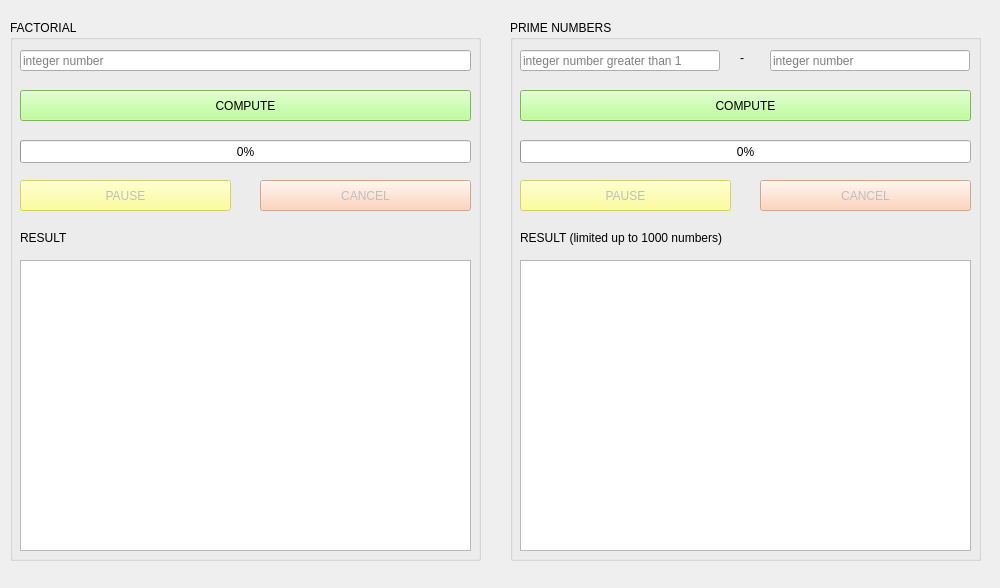
<?xml version="1.0" encoding="UTF-8"?>
<ui version="4.0">
 <class>MainWindow</class>
 <widget class="QMainWindow" name="MainWindow">
  <property name="geometry">
   <rect>
    <x>0</x>
    <y>0</y>
    <width>1000</width>
    <height>588</height>
   </rect>
  </property>
  <property name="windowTitle">
   <string>MainWindow</string>
  </property>
  <widget class="QWidget" name="centralwidget">
   <widget class="QGroupBox" name="groupBox">
    <property name="geometry">
     <rect>
      <x>10</x>
      <y>20</y>
      <width>471</width>
      <height>541</height>
     </rect>
    </property>
    <property name="title">
     <string>FACTORIAL</string>
    </property>
    <widget class="QLineEdit" name="factInput">
     <property name="geometry">
      <rect>
       <x>10</x>
       <y>30</y>
       <width>451</width>
       <height>21</height>
      </rect>
     </property>
     <property name="toolTip">
      <string/>
     </property>
     <property name="statusTip">
      <string/>
     </property>
     <property name="inputMethodHints">
      <set>Qt::ImhDigitsOnly</set>
     </property>
     <property name="placeholderText">
      <string>integer number</string>
     </property>
    </widget>
    <widget class="QPushButton" name="factCompute">
     <property name="geometry">
      <rect>
       <x>10</x>
       <y>70</y>
       <width>451</width>
       <height>31</height>
      </rect>
     </property>
     <property name="styleSheet">
      <string notr="true">background-color: rgb(170, 255, 127);</string>
     </property>
     <property name="text">
      <string>COMPUTE</string>
     </property>
    </widget>
    <widget class="QProgressBar" name="factProgress">
     <property name="geometry">
      <rect>
       <x>10</x>
       <y>120</y>
       <width>451</width>
       <height>23</height>
      </rect>
     </property>
     <property name="styleSheet">
      <string notr="true"/>
     </property>
     <property name="value">
      <number>0</number>
     </property>
    </widget>
    <widget class="QPushButton" name="factPause">
     <property name="enabled">
      <bool>false</bool>
     </property>
     <property name="geometry">
      <rect>
       <x>10</x>
       <y>160</y>
       <width>211</width>
       <height>31</height>
      </rect>
     </property>
     <property name="styleSheet">
      <string notr="true">background-color: rgb(255, 255, 127);</string>
     </property>
     <property name="text">
      <string>PAUSE</string>
     </property>
    </widget>
    <widget class="QPushButton" name="factCancel">
     <property name="enabled">
      <bool>false</bool>
     </property>
     <property name="geometry">
      <rect>
       <x>250</x>
       <y>160</y>
       <width>211</width>
       <height>31</height>
      </rect>
     </property>
     <property name="styleSheet">
      <string notr="true">background-color: rgb(255, 201, 170);</string>
     </property>
     <property name="text">
      <string>CANCEL</string>
     </property>
    </widget>
    <widget class="QLabel" name="label">
     <property name="geometry">
      <rect>
       <x>10</x>
       <y>210</y>
       <width>71</width>
       <height>16</height>
      </rect>
     </property>
     <property name="text">
      <string>RESULT</string>
     </property>
    </widget>
    <widget class="QTextEdit" name="factResult">
     <property name="geometry">
      <rect>
       <x>10</x>
       <y>240</y>
       <width>451</width>
       <height>291</height>
      </rect>
     </property>
     <property name="readOnly">
      <bool>true</bool>
     </property>
    </widget>
   </widget>
   <widget class="QGroupBox" name="groupBox_2">
    <property name="geometry">
     <rect>
      <x>510</x>
      <y>20</y>
      <width>471</width>
      <height>541</height>
     </rect>
    </property>
    <property name="title">
     <string>PRIME NUMBERS</string>
    </property>
    <widget class="QLineEdit" name="primeFromInput">
     <property name="geometry">
      <rect>
       <x>10</x>
       <y>30</y>
       <width>200</width>
       <height>21</height>
      </rect>
     </property>
     <property name="inputMethodHints">
      <set>Qt::ImhDigitsOnly</set>
     </property>
     <property name="placeholderText">
      <string>integer number greater than 1</string>
     </property>
    </widget>
    <widget class="QPushButton" name="primeCompute">
     <property name="geometry">
      <rect>
       <x>10</x>
       <y>70</y>
       <width>451</width>
       <height>31</height>
      </rect>
     </property>
     <property name="styleSheet">
      <string notr="true">background-color: rgb(170, 255, 127);</string>
     </property>
     <property name="text">
      <string>COMPUTE</string>
     </property>
    </widget>
    <widget class="QProgressBar" name="primeProgress">
     <property name="geometry">
      <rect>
       <x>10</x>
       <y>120</y>
       <width>451</width>
       <height>23</height>
      </rect>
     </property>
     <property name="value">
      <number>0</number>
     </property>
    </widget>
    <widget class="QPushButton" name="primePause">
     <property name="enabled">
      <bool>false</bool>
     </property>
     <property name="geometry">
      <rect>
       <x>10</x>
       <y>160</y>
       <width>211</width>
       <height>31</height>
      </rect>
     </property>
     <property name="styleSheet">
      <string notr="true">background-color: rgb(255, 255, 127);</string>
     </property>
     <property name="text">
      <string>PAUSE</string>
     </property>
    </widget>
    <widget class="QPushButton" name="primeCancel">
     <property name="enabled">
      <bool>false</bool>
     </property>
     <property name="geometry">
      <rect>
       <x>250</x>
       <y>160</y>
       <width>211</width>
       <height>31</height>
      </rect>
     </property>
     <property name="styleSheet">
      <string notr="true">background-color: rgb(255, 201, 170);</string>
     </property>
     <property name="text">
      <string>CANCEL</string>
     </property>
    </widget>
    <widget class="QLabel" name="label_2">
     <property name="geometry">
      <rect>
       <x>10</x>
       <y>210</y>
       <width>441</width>
       <height>16</height>
      </rect>
     </property>
     <property name="text">
      <string>RESULT (limited up to 1000 numbers)</string>
     </property>
    </widget>
    <widget class="QTextEdit" name="primeResult">
     <property name="geometry">
      <rect>
       <x>10</x>
       <y>240</y>
       <width>451</width>
       <height>291</height>
      </rect>
     </property>
     <property name="readOnly">
      <bool>true</bool>
     </property>
    </widget>
    <widget class="QLineEdit" name="primeToInput">
     <property name="geometry">
      <rect>
       <x>260</x>
       <y>30</y>
       <width>200</width>
       <height>21</height>
      </rect>
     </property>
     <property name="inputMethodHints">
      <set>Qt::ImhDigitsOnly</set>
     </property>
     <property name="placeholderText">
      <string>integer number</string>
     </property>
    </widget>
    <widget class="QLabel" name="label_3">
     <property name="geometry">
      <rect>
       <x>230</x>
       <y>30</y>
       <width>31</width>
       <height>16</height>
      </rect>
     </property>
     <property name="text">
      <string>-</string>
     </property>
    </widget>
   </widget>
  </widget>
 </widget>
 <resources/>
 <connections/>
</ui>
